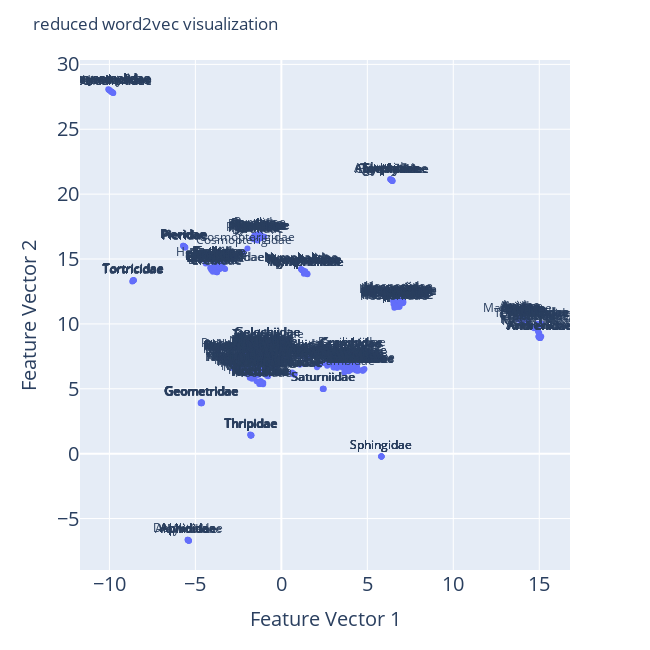

The notebook cell this image was saved under:
### Code cell
# visualisasi embedding serangga

# embedding
# input : df_node, URL
URL = "http://pyRDF2Vec"
df_serangga = df_node[df_node['group']=="serangga"]
CUSTOM_KG = df_serangga_to_rdf(df_serangga, URL)
# proses
list_serangga=df_node[df_node['group']=="serangga"].taxon_id.to_list()
list_of_entities = [ URL+"#"+taxon_id for taxon_id in list_serangga ]
transformer, embeddings, _ = rdf_KG_to_embeddings(CUSTOM_KG, list_of_entities)
# sama dua2nya # list_of_entities == transformer._entities 

# dictionary serangga
dictionary_serangga = df_to_dictionary_taxon(df_serangga)
# output
# embeddings, list_of_entities, dictionary_serangga

# plotting
embeddingPlot(embeddings, list_of_entities, dictionary_serangga, 650, 650)

### Figure 1 — Plotly figure (JSON) as saved in the notebook; plotly's stock layout.template omitted (floating-point values rounded to 4 significant figures; data arrays with more than 128 entries replaced by an {"elided": "..."} marker saying what was removed)
{"data": [{"hovertemplate": "<b>%{hovertext}</b><br><br>feature-vector-1=%{x}<br>feature-vector-2=%{y}<br>text=%{text}<extra></extra>", "hovertext": {"elided": "494 str values"}, "legendgroup": "", "marker": {"color": "#636efa", "symbol": "circle"}, "mode": "markers+text", "name": "", "showlegend": false, "text": {"elided": "494 str values"}, "textposition": "top center", "type": "scatter", "x": {"elided": "494 float values"}, "xaxis": "x", "y": {"elided": "494 float values"}, "yaxis": "y"}], "layout": {"height": 650, "legend": {"tracegroupgap": 0}, "margin": {"t": 60}, "title": {"text": "reduced word2vec visualization"}, "width": 650, "xaxis": {"anchor": "y", "domain": [0, 1], "tickfont": {"size": 20}, "title": {"font": {"size": 20}, "text": "Feature Vector 1"}}, "yaxis": {"anchor": "x", "domain": [0, 1], "tickfont": {"size": 20}, "title": {"font": {"size": 20}, "text": "Feature Vector 2"}}}}
